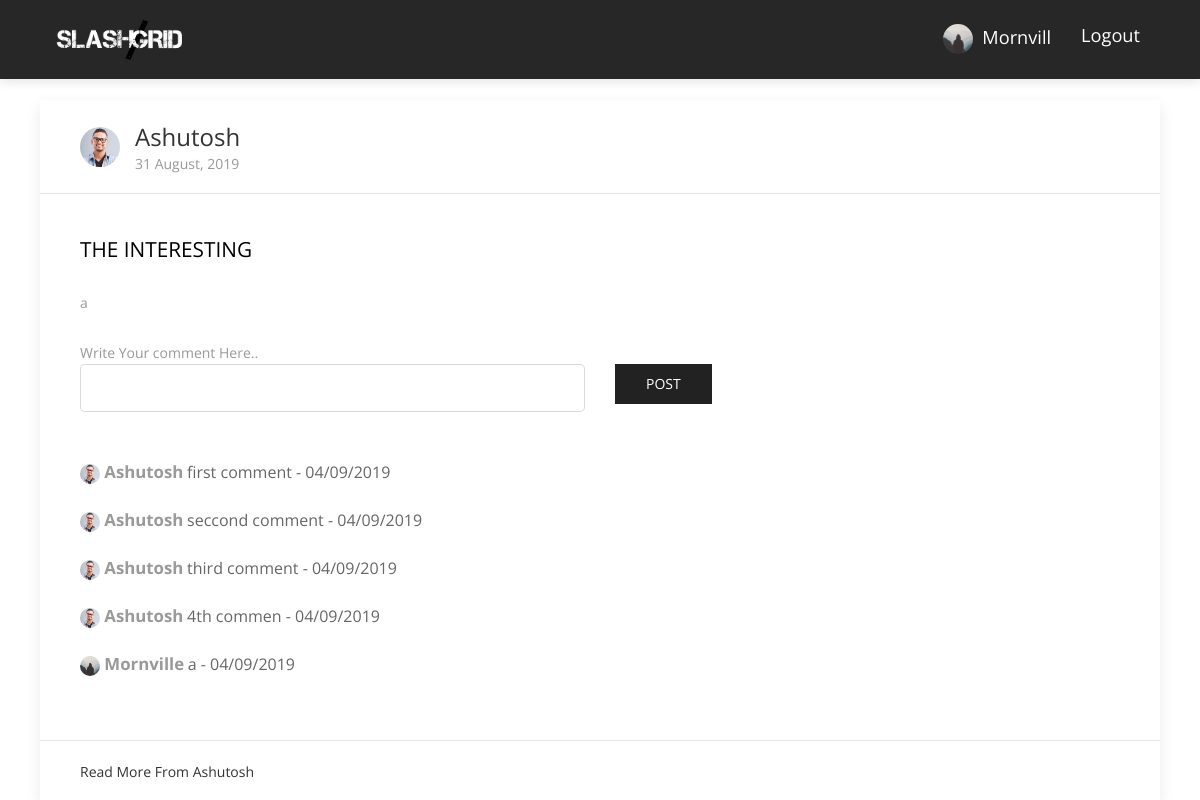
/post/9 (signed in), run on the app's committed database.
### flaskblog/models.py (models this page shows, shortened)
class User(db.Model, UserMixin):
    id = db.Column(db.Integer, primary_key=True)
    username = db.Column(db.String(20), unique=True, nullable=False)
    email = db.Column(db.String(120), unique=True, nullable=False)
    image_file = db.Column(db.String(20), nullable=False, default='default.jpg')
    password = db.Column(db.String(60), nullable=False)
    fb_link = db.Column(db.String(120), unique=True, nullable=True)
    posts = db.relationship('Post', backref='author', lazy=True)
    comment = db.relationship('Comments', backref='author', lazy=True)

class Post(db.Model):
    id = db.Column(db.Integer, primary_key=True)
    title = db.Column(db.String(100), nullable=False)
    date_posted = db.Column(db.DateTime, nullable=False, default=datetime.utcnow)
    content = db.Column(db.Text, nullable=False)
    user_id = db.Column(db.Integer, db.ForeignKey('user.id'), nullable=False)
    comment = db.relationship('Comments', backref='post', lazy=True)

class Comments(db.Model):
    id = db.Column(db.Integer, primary_key=True)
    title = db.Column(db.String(100), nullable=False)
    date_posted = db.Column(db.DateTime, nullable=False, default=datetime.utcnow)
    post_id = db.Column(db.Integer, db.ForeignKey('post.id'), nullable=False)
    user_id = db.Column(db.Integer, db.ForeignKey('user.id'), nullable=False)

### flaskblog/posts/routes.py (the view)
@posts.route("/post/<int:post_id>", methods=['GET', 'POST'])
@login_required
def post(post_id):
    comment = Comments.query.filter_by(post_id=post_id)
    form = CommentsForm()
    if form.validate_on_submit():
        post = Post.query.get(post_id)
        comment = Comments(title=form.title.data, author= current_user, post=post)
        db.session.add(comment)
        db.session.commit()
        return redirect(url_for('posts.post', post_id=post.id))
    post = Post.query.get_or_404(post_id)
    return render_template('post.html', title=post.title, post=post, comments=comment, form=form)

### flaskblog/posts/forms.py
class CommentsForm(FlaskForm):
    title = StringField('Comment..', validators=[DataRequired()])
    submit = SubmitField('Post')

### flaskblog/models.py (called while the page is built)
@login_manager.user_loader
def load_user(user_id):
    return User.query.get(int(user_id))

### flaskblog/templates/post.html (shortened to what this page needs)
{% extends "base.html" %}
{% block content %}
<div class="uk-container" style="margin-top:100px">
    <div class="uk-card uk-card-default uk-width-1-1@m">
      <div class="uk-card-header">
            <div class="uk-grid-small uk-flex-middle" uk-grid>
                <div class="uk-width-auto">
                    <img class="uk-border-circle" width="40" height="40" src="{{ url_for('static', filename='profile_pics/' + post.author.image_file) }}">
                </div>
                <div class="uk-width-expand">
                <h3 class="uk-card-title uk-margin-remove-bottom"  style="text-transform:capitalize"> {{ post.author.username }}
                </h3>
                    <p class="uk-text-meta uk-margin-remove-top"><time datetime="{{ post.date_posted.strftime('%d %B %Y') }}">{{ post.date_posted.strftime('%d %B, %Y') }}</time></p>
                </div>
            </div>
        </div>
        <div class="uk-card-body">
          <p style="font-size: 1.3em;color:black;">{{ post.title }}</p>
          <br>
            <p>{{ post.content }}</p>
            <br>
            <p>
              <form class="login100-form validate-form" method="POST" action="" >
                <span class="login100-form-title p-b-26">
                  Write Your comment Here..
            	</span>
                          <div class="row text-center">
                          <fieldset class="form-group col-lg-6">
                              <div class="form-group">
                                  {% if form.title.errors %}
                                      {{ form.title(class="form-control form-control-lg is-invalid") }}
                                      <div class="invalid-feedback">
                                          {% for error in form.title.errors %}
                                              <span>{{ error }}</span>
                                          {% endfor %}
                                      </div>
                                  {% else %}
                                      {{ form.title(class="form-control form-control-lg") }}
                                  {% endif %}
                              </div>
                          </fieldset>
                          <div class="form-group col-lg-6 text-left">
                              {{ form.submit(class="uk-button uk-button-secondary") }}
                          </div>
                          </div>
              </form>
              {% for comment in comments %}
              <a href=""> <b style="text-transform: capitalize;color: inherit;font-size: 1.2em">
                  <img class="uk-border-circle" width="20" height="20" src="{{ url_for('static', filename='profile_pics/' + comment.author.image_file) }}">
                  {{ comment.author.username }}</b> </a> {{ comment.title }} - {{ comment.date_posted.strftime('%d/%m/%Y') }}
              <br>
              <br>
              {% endfor %}
            </p>
        </div>
        <div class="uk-card-footer">
            <a href="{{ url_for('users.user_posts', username=post.author.username) }}" class="uk-button uk-button-text" style="text-transform: capitalize">Read more from {{ post.author.username }}</a>
        </div>
    </div>
</div>
{% endblock %}

### flaskblog/templates/navbar.html (shortened to what this page needs)
<nav class="navbar main-nav  fixed-top navbar-expand-lg" style="background:#272727 !important">
    <div class="container">
        <a class="navbar-brand" href="/"><img src="{{ url_for('static', filename='images/download2.png') }}" alt="logo" width="150" style="padding:10px"></a>
        <div class="collapse navbar-collapse" id="navbarNav">
        <ul class="navbar-nav ml-auto">
          {% if current_user.is_authenticated %}
          <li class="nav-item">
              <a class="nav-link" href="{{ url_for('users.account') }}" style="text-transform: capitalize;color:white;font-size:1.3em">
                  <img class="rounded-circle" src="{{ url_for('static', filename='profile_pics/' + current_user.image_file) }}" width="30">
                  &nbsp;{{ current_user.username }}
              </a>
          </li>
          <li class="nav-item">
              <a class="nav-link" href="{{ url_for('users.logout') }}" style="color:white;font-size:1.3em">Logout</a>
          </li>
         {% endif %}
        </ul>
        </div>
    </div>
</nav>

### flaskblog/static/css/style.css (style rules this page uses)
body { font-family: "Open Sans", sans-serif; -webkit-font-smoothing: antialiased; }
h1, h2, h3, h4, h5, h6 { font-family: "Open Sans", sans-serif; color: #5e5e5e; font-weight: 400; line-height: 1; }
h3 { font-size: 36px; }
p, a, li, blockquote, label, span { font-size: 14px; letter-spacing: 0; line-height: 22px; color: #999999; margin-bottom: 0; }
p { line-height: 30px; }
.transition, .main-nav, .main-nav .navbar-brand { transition: .3s ease; }
.main-nav { background: #7d71d3; box-shadow: 0px 3px 10px 0px rgba(0, 0, 0, 0.1); }
.main-nav .navbar-brand { padding: 0; }
.main-nav .navbar-nav .nav-item { position: relative; }
.main-nav .navbar-nav .nav-item .nav-link { position: relative; text-align: center; font-size: 13px; color: #000; padding-left: 15px; padding-right: 15px; }

### data on the page
User: image_file (placeholder picture), username "Mornvill"
User: image_file (picture), author.username "Ashutosh"
Post: date_posted "31 August, 2019", title "THE INTERESTING", content "a"
Comments: image_file (picture), author.username "Ashutosh", title "first comment", date_posted "04/09/2019"
Comments: image_file (picture), author.username "Ashutosh", title "seccond comment", date_posted "04/09/2019"
Comments: image_file (picture), author.username "Ashutosh", title "third comment", date_posted "04/09/2019"
Comments: image_file (picture), author.username "Ashutosh", title "4th commen", date_posted "04/09/2019"
Comments: image_file (placeholder picture), author.username "Mornville", title "a", date_posted "04/09/2019"
